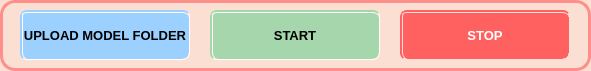
      <widget class="QWidget" name="widget_3" native="true">
       <property name="geometry">
        <rect>
         <x>10</x>
         <y>410</y>
         <width>591</width>
         <height>71</height>
        </rect>
       </property>
       <property name="styleSheet">
        <string notr="true">border: 3px solid #ff8f8a;
border-radius: 15px;
background-color:#fbdfd2;</string>
       </property>
       <widget class="QPushButton" name="uploadFileButton">
        <property name="geometry">
         <rect>
          <x>20</x>
          <y>10</y>
          <width>170</width>
          <height>50</height>
         </rect>
        </property>
        <property name="font">
         <font>
          <pointsize>10</pointsize>
          <weight>75</weight>
          <bold>true</bold>
         </font>
        </property>
        <property name="styleSheet">
         <string notr="true">QPushButton{
background-color: #9cd0ff;
border:none;
border-radius:7px;
border:3px solid #9cd0ff;
border-style: groove;
}

QPushButton::hover{
background-color: #9ceefb;
border:3px solid #9ceefb;
border-style: groove;
}

QPushButton::pressed{
background-color:#9cd0ff;
}</string>
        </property>
        <property name="text">
         <string>UPLOAD MODEL FOLDER</string>
        </property>
       </widget>
       <widget class="QPushButton" name="startPrintButton">
        <property name="geometry">
         <rect>
          <x>210</x>
          <y>10</y>
          <width>170</width>
          <height>50</height>
         </rect>
        </property>
        <property name="font">
         <font>
          <pointsize>10</pointsize>
          <weight>75</weight>
          <bold>true</bold>
         </font>
        </property>
        <property name="styleSheet">
         <string notr="true">QPushButton{
background-color:#a6d6ac;
border-radius:7px;
border:3px solid #a6d6ac;
border-style: groove;
}

QPushButton::hover{
background-color:#a6ebac;
border:3px solid #a6ebac;
border-style: groove;
}

QPushButton::pressed{
background-color:#95b597;
border:3px solid #95b597;
border-style: groove;
}



</string>
        </property>
        <property name="text">
         <string>START</string>
        </property>
       </widget>
       <widget class="QPushButton" name="stopPrintButton">
        <property name="geometry">
         <rect>
          <x>400</x>
          <y>10</y>
          <width>170</width>
          <height>50</height>
         </rect>
        </property>
        <property name="font">
         <font>
          <pointsize>10</pointsize>
          <weight>75</weight>
          <bold>true</bold>
         </font>
        </property>
        <property name="styleSheet">
         <string notr="true">QPushButton{
background-color:#fe6160;
color: white;
border-radius:7px;
border:3px solid #fe6160;
border-style: groove;
}


QPushButton::hover{
background-color:#ff927f ;
border:3px solid #ff927f;
border-style: groove;
}


QPushButton::pressed{
background-color:#c66760 ;
border:3px solid #c66760;
}</string>
        </property>
        <property name="text">
         <string>STOP</string>
        </property>
       </widget>
      </widget>
